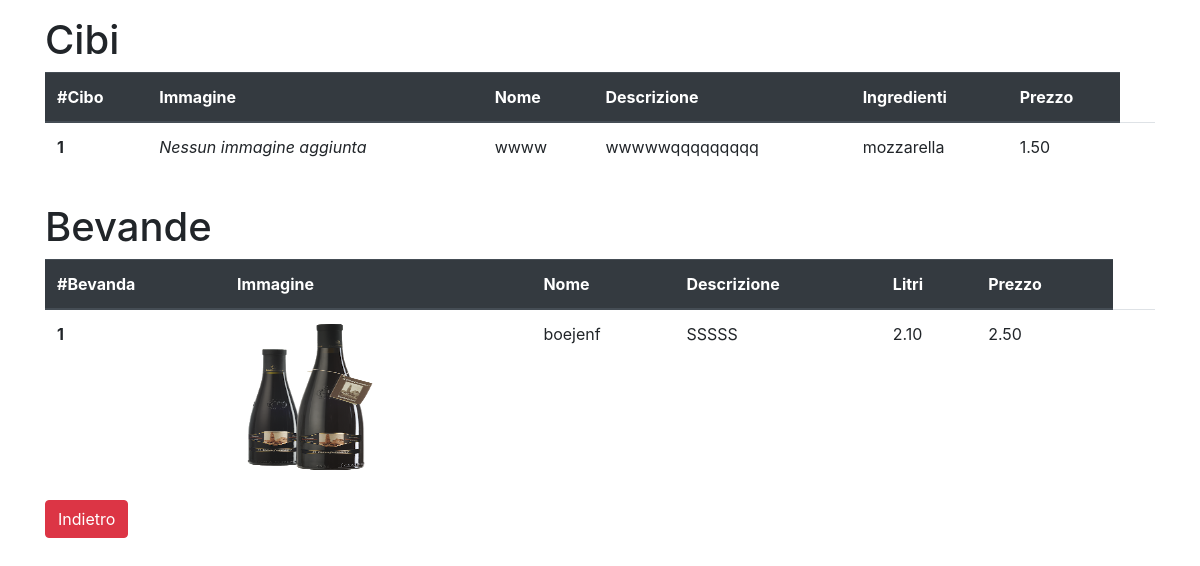
Screenshot of /products/ with the database file from the repository.
### products/models.py (models this page shows, shortened)
class Product(models.Model):
    image = models.ImageField(null=True, blank=True, upload_to='dishes')
    name = models.CharField(max_length=80)
    description = models.TextField(null=True, blank=True)
    price = models.DecimalField(max_digits=10, decimal_places=2)
    class Meta:
        abstract = True

class Food(Product):
    ingredients = models.ManyToManyField(Ingredient)

class Ingredient(models.Model):
    name = models.CharField(max_length=50)
    price = models.DecimalField(max_digits=10, decimal_places=2)  # se voglio aggiungere componenti alla pizza
    def __str__(self):
        return self.name

class Drink(Product):
    litri = models.DecimalField(max_digits=10, decimal_places=2)

### products/views.py (the view)
# urls.py: path('', product_view, name='product-list'),
def product_view(request):
    drink = Drink.objects.all()
    food = Food.objects.all()
    return render(request, 'products/food/product_list.html', {'drink': drink, 'food': food})

### products/templates/products/food/product_list.html (shortened to what this page needs)
{% extends 'base.html' %}
{% load static %}
{% block head %}<link rel="stylesheet" type="text/css" href="{% static 'css/product_list.css' %}">{% endblock %}
{% block content %}
    {% if food|length == 0 and drink|length == 0 %}
            <h1>Nessuno prodotto nel menù!</h1>
     {% else %}
        <h1>Cibi</h1>
        {% if  food|length == 0 %}
            <div>
                <h1><em>Nessun cibo inserito nel menù!</em></h1>
            </div>
        {% else %}
            <table class="table">
                <thead class="thead-dark">
                <tr>
                    <th scope="col">#Cibo</th>
                    <th scope="col">Immagine</th>
                    <th scope="col">Nome</th>
                    <th scope="col">Descrizione</th>
                    <th scope="col">Ingredienti</th>
                    <th scope="col">Prezzo</th>
                </tr>
                </thead>
                <tbody>
                {% for item in food %}
                    <tr id="riga">
                        <th scope="row">{{ forloop.counter }}</th>
                        {% if item.image %}
                            <td><img src="{{ item.image.url }}" style="width: 150px; height: 150px"></td>
                        {% else %}
                            <td><p><em>Nessun immagine aggiunta</em></p></td>
                        {% endif %}
                        <td>{{ item.name }}</td>
                        <td>{{ item.description }}</td>
                        <td>
                            {% if item.ingredients.count == 1 %}
                                {{ item.ingredients.get }}
                            {% else %}
                                {% for obj in item.ingredients.all %}
                                    {{ obj.name }} <br>
                                {% endfor %}
                            {% endif %}
                        </td>
                        <td>{{ item.price }}</td>
                        <td>
                        </td>
                    </tr>
                {% endfor %}
                </tbody>
            </table>
        {% endif %}
        <h1>Bevande</h1>
        {% if  drink|length == 0 %}
            <div>
                <h1><em>Nessuna bevanda inserita nel menù!</em></h1>
            </div>
        {% else %}
            <table class="table">
                <thead class="thead-dark">
                <tr>
                    <th scope="col">#Bevanda</th>
                    <th scope="col">Immagine</th>
                    <th scope="col">Nome</th>
                    <th scope="col">Descrizione</th>
                    <th scope="col">Litri</th>
                    <th scope="col">Prezzo</th>
                </tr>
                </thead>
                <tbody>
                {% for item in drink %}
                    <tr id="riga">
                        <th scope="row">{{ forloop.counter }}</th>
                        {% if item.image %}
                            <td><img src="{{ item.image.url }}" style="width: 150px; height: 150px"></td>
                        {% else %}
                            <td><p><em>Nessun immagine aggiunta</em></p></td>
                        {% endif %}
                        <td>{{ item.name }}</td>
                        <td>{{ item.description }}</td>
                        <td>{{ item.litri }}</td>
                        <td>{{ item.price }}</td>
                        <td>
                        </td>
                    </tr>
                {% endfor %}
                </tbody>
            </table>
        {% endif %}
{% endif %}
        <button type="button" class="btn btn-danger" onclick="location.href='../'">Indietro</button>
{% endblock %}

### rows the page displays
Food: image "Nessun immagine aggiunta", name "wwww", description "wwwwwqqqqqqqqq", ingredients.get "mozzarella", price "1.50"
Drink: image (picture), name "boejenf", description "SSSSS", litri "2.10", price "2.50"
